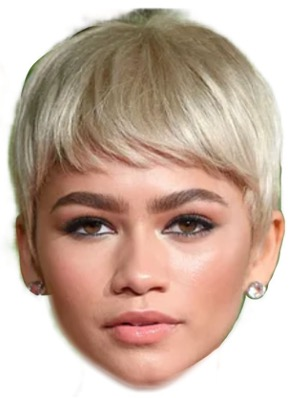
#> input picture input/humans/H1.jpg, 298 x 398 px; its folder holds only this picture in this run
$ jupyter execute --allow-errors Dokumentation_Seminar_IQP.ipynb
#> lines starting #> are read from the running program, lines starting #| are printed output that depends on the picture
# Dokumentation
### Gruppe Streckung und Stauchung
### Seminar Visuelle Wahrnehmung beim Menschen und Bildqualität

# Motivation

Die Idee hatten wir, weil ein Mitglied unserer Gruppe ein stark verzerrtes Foto im Studierendenausweis hatte und wir uns fragten, wie sich Verzerrung auf die menschliche Wahrnehmung auswirkt. Etwas Brainstorming kombiniert mit der Niedlichkeit von Hunden und Katzen brachte uns schließlich dazu, untersuchen zu wollen, ob Menschen Bildverzerrung bei anderen Menschen schneller erkennen als bei Hunden und Katzen. Damit waren wir also bei zwei Fragestellungen und Hypothesen:

"Können Menschen Stauchungen deutlicher erkennen als Streckungen?"
und unsere Hypothese:
"Wenn Menschen empfindlicher für Stauchungen als für Streckungen in Bildern von Gesichtern sind, dann erkennen sie die gestauchten Bilder deutlicher."

sowie
"Sind Menschen empfindlicher für Bildverzerrungen in menschlichen Gesichtern als in Gesichtern anderer Spezies wie beispielsweise Hunde oder Katzen?"
und die dazugehörige Hypothese:
"Wenn Menschen empfindlicher für Verzerrungen in Bildern von menschlichen Gesichtern sind, dann sollten sie bei gleichem Verzerrungsgrad, die Verzerrung eher in menschlichen als tierischen Gesichtern erkennen."

# Sammeln und Aufbereiten der Bilder

Wir entschieden uns, Bilder von eigenen Haustieren sowie denen aus Freundes- und Familienkreis zu sammeln und bei den Menschen auf Bilder von Prominenten zurückzugreifen. Nach dem Sammeln der Bilder standen wir allerdings vor dem Problem, das ein einfaches Verzerren der Bilder leicht an der unterschiedlichen Länge der Bilder zu erkennen wäre. Deshalb haben wir alle Gesichter der Versuchsobjekte per Hand einzeln in einem Bildbearbeitungsprogramm ausgeschnitten, bevor wir die so vorbereiteten Bilder verzerrten.

# Skript zur Verzerrung der Input Bilder

Unser Skript zur Verzerrung der Bilder hat sich im Laufe des Projektes verändert. In der ersten Fassung war der Verzerrungsgrad für jedes einzelne Bild komplett zufällig, wodurch wir nicht sicherstellen konnten, dass gestauchte und gestreckte Bilder, beziehungsweise Bilder von Menschen und Haustieren gleich stark verzerrt waren. Das hätte den Vergleich verfälscht, also musste ein neues Skript her.

In dieser Version werden die Verzerrungsstufen alle der Reihe nach auf die Bilder angewendet, um eine gleichmäßige Verteilung zu gewährleisten.

[cell 1]
import cv2
import glob
import copy
import os
import csv
import random

from IPython.display import Image

### global variables
path_parent_folder = os.path.dirname(os.getcwd())
print(path_parent_folder)
path_input_files = path_parent_folder +"/input/"
path_input_pets = path_input_files + "pets/"
path_input_humans = path_input_files + "humans/"
path_output_files = path_parent_folder + "/output/"
file_type = ["/*.jpg", "/*.csv", "/*.png"]

[cell 2]
### fetch all images in folder and save in list
data_path_humans = glob.glob(path_input_humans + file_type[0])
human_image_list = []
for img in data_path_humans:
    images = cv2.imread(img)
#> images is the input picture: shape (398, 298, 3); mean B, G, R 162.7, 177.1, 201.4
    human_image_list.append(images)

data_path_pets = glob.glob(path_input_pets + file_type[0])
pet_image_list = []
for img in data_path_pets:
    images = cv2.imread(img)
    pet_image_list.append(images)

[cell 3]
### copy list of images to process further
human_streched_image_list = copy.deepcopy(human_image_list)
#> human_streched_image_list = 1 item
human_compressed_image_list = copy.deepcopy(human_image_list)
#> human_compressed_image_list = 1 item
pet_streched_image_list = copy.deepcopy(pet_image_list)
pet_compressed_image_list = copy.deepcopy(pet_image_list)

[cell 4]
def transformImageVertically(ListOfImages, number_from, number_to, number_step, img_type):
#> called with number_from = 110, number_to = 150, number_step = 10, img_type = 'human'
    count_number = 1
    scale_percent = number_from

    for item in ListOfImages:
        # needed to call fkt. without distortion
        if(number_step != 0):
            # added to ensure all distortion rates are applied
            if(scale_percent < number_to and (count_number != 1) and (count_number % 2 == 1)):
                scale_percent += number_step
        else:
            scale_percent = 100

        # keep default img width
        original_width = item.shape[1]

        # manipulate height by % in given range
        new_height = int(item.shape[0] * scale_percent / 100)

        # saves height and width
        dim_size = (original_width, new_height)

        # apply distortion
        vScaled_img = cv2.resize(item, dim_size, interpolation=cv2.INTER_AREA)

        # resizes image to 10cm height
        if(scale_percent == 150):
            vScaled_img = cv2.resize(vScaled_img, (0, 0), fx=(1 /1.5), fy=(1 /1.5))
        elif(scale_percent == 140):
            vScaled_img = cv2.resize(vScaled_img, (0, 0), fx=(1 /1.4), fy=(1 /1.4))
        elif(scale_percent == 130):
            vScaled_img = cv2.resize(vScaled_img, (0, 0), fx=(1 /1.3), fy=(1 /1.3))
        elif(scale_percent == 120):
            vScaled_img = cv2.resize(vScaled_img, (0, 0), fx=(1 /1.2), fy=(1 /1.2))
        elif(scale_percent == 110):
            vScaled_img = cv2.resize(vScaled_img, (0, 0), fx=(1 /1.1), fy=(1 /1.1))
        elif(scale_percent == 50):
            vScaled_img = cv2.resize(vScaled_img, (0, 0), fx=(1 /0.5), fy=(1 /0.5))
        elif(scale_percent == 60):
            vScaled_img = cv2.resize(vScaled_img, (0, 0), fx=(1 /0.6), fy=(1 /0.6))
        elif(scale_percent == 70):
            vScaled_img = cv2.resize(vScaled_img, (0, 0), fx=(1 /0.7), fy=(1 /0.7))
        elif(scale_percent == 80):
            vScaled_img = cv2.resize(vScaled_img, (0, 0), fx=(1 /0.8), fy=(1 /0.8))
        elif(scale_percent == 90):
            vScaled_img = cv2.resize(vScaled_img, (0, 0), fx=(1 /0.9), fy=(1 /0.9))

        # save files in right format
        cv2.imwrite(path_output_files + '/{}{}_{}.png'.format(img_type, count_number, scale_percent), vScaled_img)
        count_number += 1
#> this loop made 1 pass
#> (original_width, new_height, count_number) on pass 1: (298, 437, 2)
#> pass 1, in transformImageVertically, `vScaled_img = cv2.resize(item, dim_size, interpolation=cv2.INTER_AREA)`:
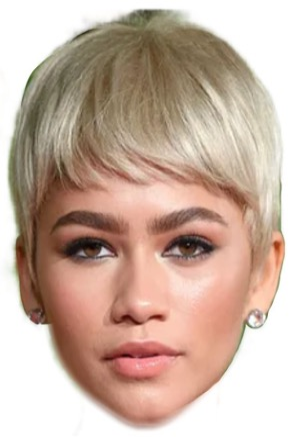
#> vScaled_img: shape (437, 298, 3); mean of channels 0, 1, 2 162.6, 177.1, 201.3; drawn as B, G, R
#> after the loop, count_number = 2

Die Funktion wurde für die Menschen und Haustierbilder je drei mal ausgeführt, um gestreckte, gestauchte und unveränderte Bilder mit Dateinamen im richtigen Format zu jedem Objekt zu erzeugen.

[cell 5]
### create image files for humans (set correct input path first!)
# calls function with params to stretch images
transformImageVertically(human_streched_image_list, 110, 150, 10, "human")
# calls function with params to compress images
transformImageVertically(human_compressed_image_list, 50, 90, 10, "human")
#> the loop in transformImageVertically (call 2), `for item in ListOfImages:` made 1 pass
#> (original_width, new_height, count_number) on pass 1: (298, 199, 2)
#> pass 1, in transformImageVertically (call 2), `vScaled_img = cv2.resize(item, dim_size, interpolation=cv2.INTER_AREA)`:
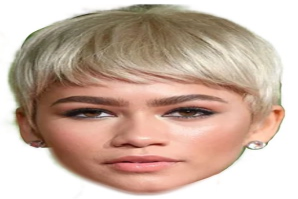
#> vScaled_img: shape (199, 298, 3); mean of channels 0, 1, 2 162.7, 177.1, 201.4; drawn as B, G, R
# calls function with params zero to only change file name without distortion
transformImageVertically(human_image_list, 0, 0, 0, "human")

[cell 6]
### create image files for pets same way
transformImageVertically(pet_streched_image_list, 110, 150, 10, "pet") # 110 -150
transformImageVertically(pet_compressed_image_list, 50, 90, 10, "pet") # 50 - 90
transformImageVertically(pet_image_list, 0, 0, 0, "pet")

[cell 7]
### write csv file with all file names
file_name_list = []

# needed for right format
list_of_lists = []

# set folder to output path
data_path2 = glob.glob(path_output_files + file_type[2])

# select all file names in folder and save in list
for i in range(0,len(data_path2), 1):
    file_name_list.append(os.path.basename(data_path2[i]))

# needed to apply experiment script
header = ["test_image"]

# needed for right format
for item in range(0,len(file_name_list), 1):
    list_of_lists.append([file_name_list[item]])

# creates csv file with all image names listed in one coloumn
with open(path_output_files + 'scaledImages.csv', 'w', encoding='UTF8', newline='') as f:
    writer = csv.writer(f)

    # write the header
    writer.writerow(header)

    # write multiple rows
    writer.writerows(list_of_lists)

Danach werden die Einträge noch mit dem folgenden Script zufällig angeordnet. Um zu vermeiden, dass im Experiment Bilder des gleichen Gesichts direkt aufeinander folgten, haben wir diese danach noch per Hand auseinander geschoben.

[cell 8]
def randomize_pictures(path):
#> called with path = 'output/scaledImages.csv'
    output="test,image\n"
    lineList = []
    with open(path) as f:
        for line in f:
            if line == "test,image\n":
                continue
            lineList.append(line)
    random.shuffle(lineList)
    for line in lineList:
        output += line
    f= open(path,"w")
    f.write(output)


randomize_pictures(path_output_files + 'scaledImages.csv')

# Versuchsaufbau

Im Versuch wurden die Gesichter in zufälliger Reihenfolge auf weißem Hintergrund mit der Frage präsentiert, ob eine Verzerrung vorliegt. Die Antwort wurde von einer Begleitperson, die von uns gestellt wurde, über Tastendruck eingegeben. Jedes Gesicht wurde dabei drei mal in zufälliger Reihenfolge gezeigt: Einmal gestaucht, einmal gestreckt und einmal unverändert.

Das python script dazu ist im output Ordner als rating_experiment_single.py zu finden.

# Aufbereitung der CSV mit den Ergebnis Daten

Hinterher haben wir die Daten mittels command line Befehl: <*csv newMergedFile.cvs> in eine Tabelle zusammengetragen und die Informationen Bildtitel und Verzerrung voneinander getrennt in verschiedenen Spalten dargestellt.

Damit die Daten sinnvoll ausgewertet werden konnten, wurden entsprechende Header gesetzt und überflüssige Zeichen entfernt.

[cell 9]
def format(path):
#> called with path = 'output/design_rating_single_results.csv'
    output=""
    with open(path) as f:
#> (reads output/design_rating_single_results.csv from the repository)
        for line in f:
            if not line == "\n":
                lineArray = line.split(",")
                if lineArray[0] == "test_image":
                    lineArray.insert(1,"distortion")
                    line = ",".join(lineArray)
                else:
                    objectArray = lineArray[0].split("_")
                    distortion = objectArray[-1].replace("%.png","")
                    lineArray.insert(1,distortion)
                    objectArray.pop()
                    lineArray[0] = "_".join(objectArray)
                    line = ",".join(lineArray)
                output += line
    output.rstrip()
    f= open(path,"w")
    f.write(output)

format(path_output_files + 'design_rating_single_results.csv')
